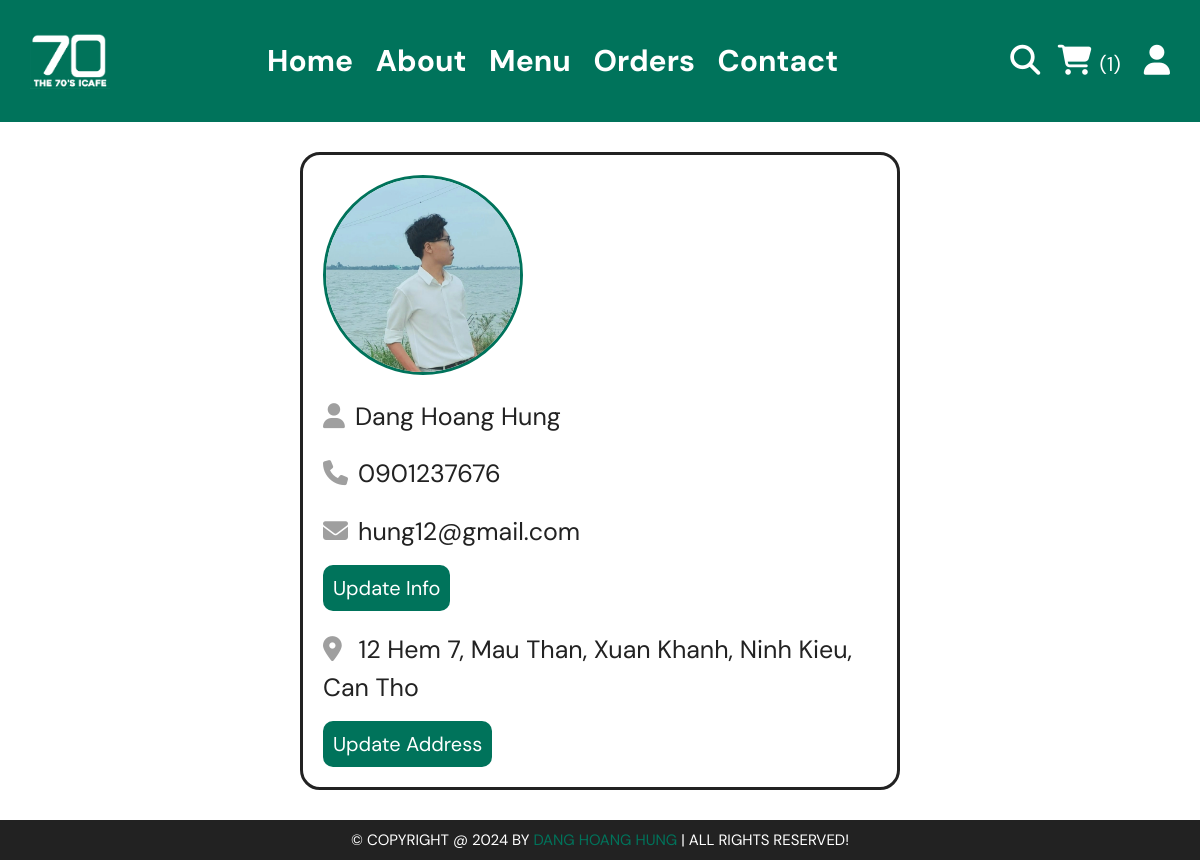
The app's page /profile.php (signed in) with its own data.
### tables this page shows
CREATE TABLE `users` (
  `id_user` int(100) NOT NULL,
  `username` varchar(20) NOT NULL,
  `user_email` varchar(50) NOT NULL,
  `user_phone_number` varchar(10) NOT NULL,
  `user_password` varchar(50) NOT NULL,
  `user_address` varchar(500) NOT NULL,
  `user_image` varchar(100) DEFAULT NULL
);

### profile.php (the view, shortened to what this page needs)
<?php
include 'components/connect.php';
?>
<!DOCTYPE html>
<html lang="en">
<head>
   <link rel="stylesheet" href="https://unpkg.com/swiper@8/swiper-bundle.min.css" />
   <link rel="stylesheet" href="https://cdnjs.cloudflare.com/ajax/libs/font-awesome/6.1.1/css/all.min.css">
   <link  href="./css/style.css" rel="stylesheet">
</head>
<body>
<?php include 'components/user_header.php'; ?>
<section class="user-details">
   <div class="user">
      <div class="user-image">
         <img src="./uploaded_img/user/<?= $fetch_profile['user_image']; ?>" alt="">
      </div>
      <p><i class="fas fa-user"></i><span><span><?= $fetch_profile['username']; ?></span></span></p>
      <p><i class="fas fa-phone"></i><span><?= $fetch_profile['user_phone_number']; ?></span></p>
      <p><i class="fas fa-envelope"></i><span><?= $fetch_profile['user_email']; ?></span></p>
      <a href="update_profile.php" class="btn">update info</a>
      <p class="address">
         <i class="fas fa-map-marker-alt"></i>
            <span><?php if($fetch_profile['user_address'] == ''){
            echo 'please enter your address';
            }else{
               echo $fetch_profile['user_address'];
               } ?>
               </span>
      </p>
      <a href="update_address.php" class="btn">update address</a>
   </div>
</section>
<?php include 'components/footer.php'; ?>
</body>
</html>

### css/style.css (style rules this page uses)
:root { --green:#00735b; --red:#e74c3c; --white:#fff; --black:#222; --light-color:#9f9f9f; --border: 3px solid var(--black); --border-green: 3px solid var(--green); }
* { font-family: 'DM Sans', sans-serif; margin:0; padding:0; box-sizing: border-box; outline: none; border: none; text-decoration: none; }
html { font-size: 62.5%; overflow-x: hidden; scroll-behavior: smooth; stop-opacity: 200px; }
section { margin:0 auto; max-width: 1200px; padding: 30px; }
.btn, .delete-btn { margin-top: 5px; display: inline-block; font-size: 20px; padding:10px 10px; cursor: pointer; border-radius: 10px; text-transform: capitalize; }
.btn { background-color: var(--green); color:var(--white); }
.user-details .user { max-width: 600px; margin:0 auto; border:var(--border); border-radius: 20px; padding:20px; }
.user-details .user .user-image img { line-height: 0; width: 200px; height: 200px; object-fit: cover; object-position: top center; border: var(--border-green); border-radius: 50%; margin-bottom: 10px; }
.user-details .user p { padding:10px 0; line-height: 1.5; font-size: 25px; }
.user-details .user p span { color:var(--black); }
.user-details .user p i { margin-right: 10px; color:var(--light-color); }
.user-details .user .address { margin-top: 10px; }

### records on screen
users: user_image (picture), username "Dang Hoang Hung", user_phone_number "0901237676", user_email "hung12@gmail.com", user_address "12 Hem 7, Mau Than, Xuan Khanh, Ninh Kieu, Can Tho"

### other values on screen
$total_cart_items "1"
